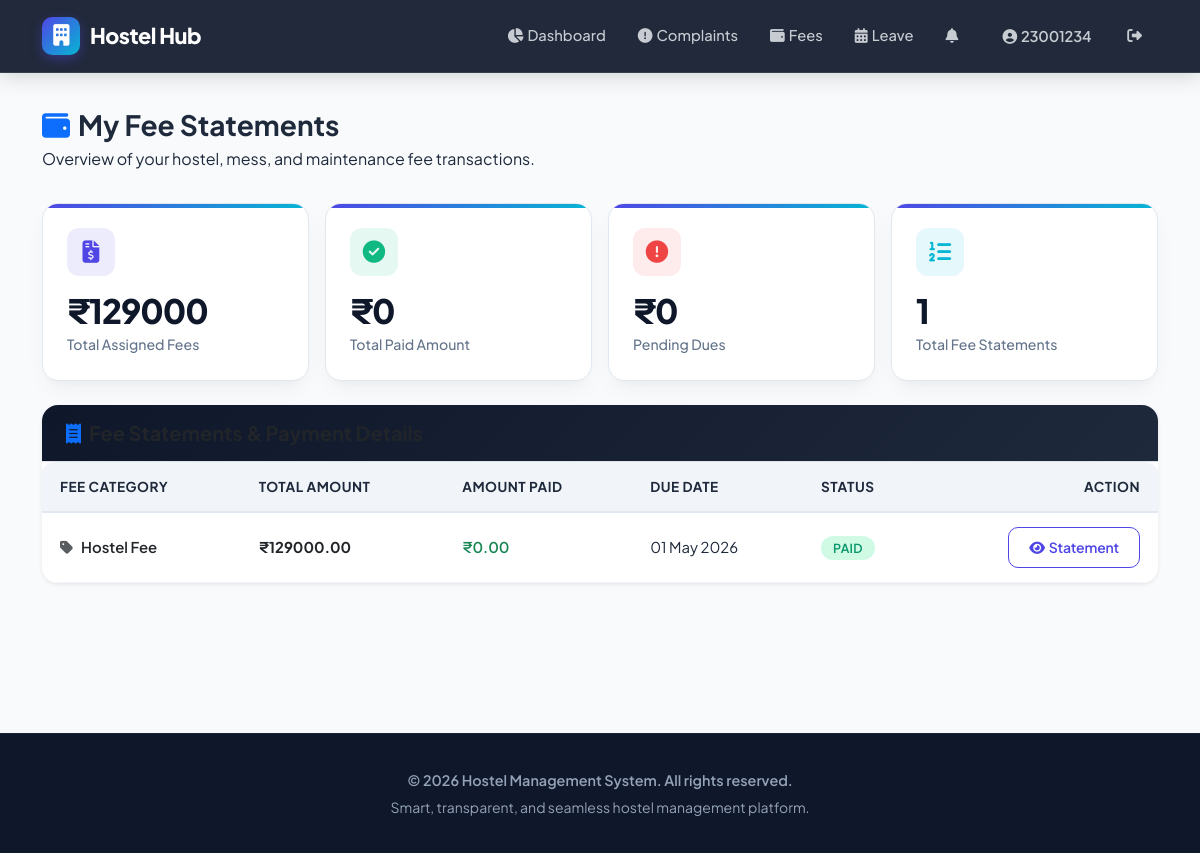
The app's page /fees/ (signed in) with its own data.
### accounts/models.py (models this page shows, shortened)
class CustomUser(AbstractUser):
    ROLE_CHOICES = (
        ('admin', 'Admin'),
        ('warden', 'Warden'),
        ('student', 'Student'),
    )
    role = models.CharField(max_length=10, choices=ROLE_CHOICES)
    phone_regex = RegexValidator(regex=r'^\+?1?\d{9,15}$', message="Phone number must be entered in the format '+999999999'.")
    phone_number = models.CharField(validators=[phone_regex], max_length=17, blank=True, null=True)
    is_active = models.BooleanField(default=True)
    profile_picture = models.ImageField(upload_to='profile_pictures/', blank=True, null=True)
    created_at = models.DateTimeField(auto_now_add=True)
    updated_at = models.DateTimeField(auto_now=True)
    last_login_ip = models.GenericIPAddressField(blank=True, null=True)
    @property
    def unread_notifications_count(self):
        return self.notifications.filter(is_read=False).count()
    class Meta:
        ordering = ['-created_at']
        indexes = [
            models.Index(fields=['role']),
            models.Index(fields=['email']),
            models.Index(fields=['is_active']),
        ]

### operations/models.py (models this page shows, shortened)
class Fee(models.Model):
    STATUS_CHOICES = (
        ('paid', 'Paid'),
        ('pending', 'Pending'),
        ('overdue', 'Overdue'),
        ('partial', 'Partially Paid'),
        ('waived', 'Waived'),
    )
    FEE_TYPE_CHOICES = (
        ('hostel', 'Hostel Fee'),
        ('mess', 'Mess Fee'),
        ('maintenance', 'Maintenance Fee'),
        ('electricity', 'Electricity Fee'),
        ('registration', 'Registration Fee'),
        ('other', 'Other'),
    )
    student = models.ForeignKey(StudentProfile, on_delete=models.CASCADE, related_name='fees')
    fee_type = models.CharField(max_length=20, choices=FEE_TYPE_CHOICES, default='hostel')
    amount = models.DecimalField(max_digits=10, decimal_places=2, validators=[MinValueValidator(0)])
    amount_paid = models.DecimalField(max_digits=10, decimal_places=2, default=0, validators=[MinValueValidator(0)])
    due_date = models.DateField()
    paid_date = models.DateField(null=True, blank=True)
    status = models.CharField(max_length=10, choices=STATUS_CHOICES, default='pending')
    month = models.CharField(max_length=20, blank=True, help_text="Month for monthly fees (e.g., Jan-2024)")
    description = models.TextField(blank=True)
    receipt_number = models.CharField(max_length=50, blank=True, null=True, unique=True)
    payment_method = models.CharField(
        max_length=20,
        choices=(
            ('cash', 'Cash'),
            ('check', 'Check'),
            ('transfer', 'Bank Transfer'),
            ('card', 'Card'),
            ('online', 'Online Payment'),
        ),
        blank=True
    )
    created_at = models.DateTimeField(auto_now_add=True)
    updated_at = models.DateTimeField(auto_now=True)
    class Meta:
        ordering = ['-due_date']
        indexes = [
            models.Index(fields=['status']),
            models.Index(fields=['student']),
            models.Index(fields=['due_date']),
        ]

### accounts/views.py (the view)
# urls.py: path('fees/', login_required(views.student_fees), name='student_fees'),
@login_required
@user_passes_test(is_student)
def student_fees(request):
    student = request.user.student_profile
    fees = Fee.objects.filter(student=student).order_by('-due_date')
    context = {
        'fees': fees,
        'total_amount': fees.aggregate(Sum('amount'))['amount__sum'] or 0,
        'paid_amount': fees.filter(status='paid').aggregate(Sum('amount_paid'))['amount_paid__sum'] or 0,
        'pending_amount': fees.filter(status__in=['pending', 'overdue']).aggregate(Sum('amount'))['amount__sum'] or 0,
    }
    return render(request, 'fees/student_fees.html', context)

### accounts/views.py (called while the page is built)
def is_student(user):
    return user.role == 'student'

### templates/fees/student_fees.html (shortened to what this page needs)
{% extends "base.html" %}
{% block content %}
<div class="mb-4 pb-2">
    <h3 class="fw-bold mb-1"><i class="fas fa-wallet text-primary me-2"></i>My Fee Statements</h3>
    <p class="text-slate-500 mb-0">Overview of your hostel, mess, and maintenance fee transactions.</p>
</div>
<div class="row g-3 mb-4">
    <div class="col-sm-6 col-lg-3">
        <div class="stat-card">
            <div class="stat-icon-wrapper">
                <i class="fas fa-file-invoice-dollar"></i>
            </div>
            <div class="stat-number">₹{{ total_amount }}</div>
            <div class="stat-label">Total Assigned Fees</div>
        </div>
    </div>
    <div class="col-sm-6 col-lg-3">
        <div class="stat-card">
            <div class="stat-icon-wrapper" style="background: rgba(16, 185, 129, 0.1); color: var(--success);">
                <i class="fas fa-check-circle"></i>
            </div>
            <div class="stat-number">₹{{ paid_amount }}</div>
            <div class="stat-label">Total Paid Amount</div>
        </div>
    </div>
    <div class="col-sm-6 col-lg-3">
        <div class="stat-card">
            <div class="stat-icon-wrapper" style="background: rgba(239, 68, 68, 0.1); color: var(--danger);">
                <i class="fas fa-exclamation-circle"></i>
            </div>
            <div class="stat-number">₹{{ pending_amount }}</div>
            <div class="stat-label">Pending Dues</div>
        </div>
    </div>
    <div class="col-sm-6 col-lg-3">
        <div class="stat-card">
            <div class="stat-icon-wrapper" style="background: rgba(6, 182, 212, 0.1); color: var(--secondary);">
                <i class="fas fa-list-ol"></i>
            </div>
            <div class="stat-number">{{ fees.count }}</div>
            <div class="stat-label">Total Fee Statements</div>
        </div>
    </div>
</div>
{% if fees %}
    <div class="card border-0 shadow-sm">
        <div class="card-header bg-white border-bottom py-3">
            <h5 class="fw-bold mb-0 text-dark">
                <i class="fas fa-receipt text-primary me-2"></i>Fee Statements & Payment Details
            </h5>
        </div>
        <div class="card-body p-0">
            <div class="table-responsive">
                <table class="table table-hover align-middle mb-0">
                    <thead>
                        <tr>
                            <th>Fee Category</th>
                            <th>Total Amount</th>
                            <th>Amount Paid</th>
                            <th>Due Date</th>
                            <th>Status</th>
                            <th class="text-end">Action</th>
                        </tr>
                    </thead>
                    <tbody>
                        {% for fee in fees %}
                        <tr>
                            <td class="fw-semibold text-dark">
                                <i class="fas fa-tag text-muted me-2"></i>{{ fee.get_fee_type_display }}
                            </td>
                            <td class="fw-bold text-dark">₹{{ fee.amount }}</td>
                            <td class="text-success fw-semibold">₹{{ fee.amount_paid }}</td>
                            <td class="text-slate-500">{{ fee.due_date|date:"d M Y" }}</td>
                            <td>
                                {% if fee.status == 'paid' %}
                                    <span class="badge badge-approved">Paid</span>
                                {% elif fee.status == 'pending' %}
                                    <span class="badge badge-pending">Pending</span>
                                {% elif fee.status == 'overdue' %}
                                    <span class="badge badge-rejected">Overdue</span>
                                {% elif fee.status == 'partial' %}
                                    <span class="badge badge-info">Partially Paid</span>
                                {% else %}
                                    <span class="badge bg-secondary">{{ fee.get_status_display }}</span>
                                {% endif %}
                            </td>
                            <td class="text-end">
                                <a href="{% url 'fee_detail' fee.id %}" class="btn btn-sm btn-outline-primary">
                                    <i class="fas fa-eye me-1"></i>Statement
                                </a>
                            </td>
                        </tr>
                        {% endfor %}
                    </tbody>
                </table>
            </div>
        </div>
    </div>
{% else %}
    <div class="card border-0 shadow-sm p-5 text-center">
        <i class="fas fa-receipt fa-3x text-slate-500 mb-3"></i>
        <h5 class="fw-bold">No Fee Records Found</h5>
        <p class="text-slate-500 mb-0">You do not have any pending or previous fee records assigned.</p>
    </div>
{% endif %}
{% endblock %}

### templates/base.html (shortened to what this page needs)
<!DOCTYPE html>
<html lang="en">
<head>
    <link href="https://cdn.jsdelivr.net/npm/bootstrap@5.3.0/dist/css/bootstrap.min.css" rel="stylesheet">
    <link href="https://cdnjs.cloudflare.com/ajax/libs/font-awesome/6.4.0/css/all.min.css" rel="stylesheet">
</head>
<body>
    <nav class="navbar navbar-expand-lg navbar-dark navbar-custom">
        <div class="container">
            <a class="navbar-brand" href="/">
                <span class="brand-icon"><i class="fas fa-building text-white"></i></span>
                Hostel Hub
            </a>
            <div class="collapse navbar-collapse" id="navbarNav">
                <ul class="navbar-nav ms-auto align-items-center">
                    {% if user.is_authenticated %}
                        {% if user.role == 'student' %}
                            <li class="nav-item">
                                <a class="nav-link" href="{% url 'student_dashboard' %}">
                                    <i class="fas fa-chart-pie me-1"></i>Dashboard
                                </a>
                            </li>
                            <li class="nav-item">
                                <a class="nav-link" href="{% url 'student_complaints' %}">
                                    <i class="fas fa-exclamation-circle me-1"></i>Complaints
                                </a>
                            </li>
                            <li class="nav-item">
                                <a class="nav-link" href="{% url 'student_fees' %}">
                                    <i class="fas fa-wallet me-1"></i>Fees
                                </a>
                            </li>
                            <li class="nav-item">
                                <a class="nav-link" href="{% url 'student_leave_requests' %}">
                                    <i class="fas fa-calendar-alt me-1"></i>Leave
                                </a>
                            </li>
                        {% endif %}
                        <li class="nav-item">
                            <a class="nav-link position-relative" href="{% url 'notifications' %}">
                                <i class="fas fa-bell me-1"></i>
                            </a>
                        </li>
                        <li class="nav-item ms-lg-2">
                            <a class="nav-link btn btn-outline-light text-white px-3" href="{% url 'profile' %}">
                                <i class="fas fa-user-circle me-1"></i>{{ user.username }}
                            </a>
                        </li>
                        <li class="nav-item ms-lg-1">
                            <a class="nav-link text-danger" href="{% url 'logout' %}" title="Logout">
                                <i class="fas fa-sign-out-alt"></i>
                            </a>
                        </li>
                    {% endif %}
                </ul>
            </div>
        </div>
    </nav>
    <div class="main-container">
        <div class="container">
            {% block content %}{% endblock %}
        </div>
    </div>
    <footer>
        <div class="container">
            <p class="fw-semibold">&copy; 2026 Hostel Management System. All rights reserved.</p>
            <p class="text-slate-500 small mt-1">Smart, transparent, and seamless hostel management platform.</p>
        </div>
    </footer>
</body>
</html>

### templates/base.html (style rules this page uses)
:root { --primary: #4f46e5; --primary-dark: #3730a3; --primary-light: #818cf8; --secondary: #06b6d4; --success: #10b981; --warning: #f59e0b; --danger: #ef4444; --dark: #0f172a; --slate-800: #1e293b; --slate-600: #475569; --slate-500: #64748b; --slate-100: #f1f5f9; --light-bg: #f8fafc; --card-shadow: 0 10px 25px -5px rgba(0, 0, 0, 0.05), 0 8px 10px -6px rgba(0, 0, 0, 0.03); --hover-shadow: 0 20px 30px -10px rgba(79, 70, 229, 0.15); --gradient-primary: linear-gradient(135deg, #4f46e5 0%, #06b6d4 100%); --gradient-dark: linear-gradient(135deg, #0f172a 0%, #1e293b 100%); --gradient-card: linear-gradient(135deg, #ffffff 0%, #f8fafc 100%); }
* { margin: 0; padding: 0; box-sizing: border-box; }
body { font-family: 'Plus Jakarta Sans', -apple-system, BlinkMacSystemFont, sans-serif; background-color: var(--light-bg); color: var(--slate-800); line-height: 1.6; }
.navbar-custom { background: rgba(15, 23, 42, 0.92); backdrop-filter: blur(12px); -webkit-backdrop-filter: blur(12px); border-bottom: 1px solid rgba(255, 255, 255, 0.1); position: sticky; top: 0; z-index: 1050; padding: 12px 0; box-shadow: 0 4px 20px rgba(0, 0, 0, 0.15); }
.navbar-brand { font-weight: 800; font-size: 1.35rem; color: #ffffff !important; letter-spacing: -0.5px; display: flex; align-items: center; }
.brand-icon { background: var(--gradient-primary); width: 38px; height: 38px; border-radius: 10px; display: inline-flex; align-items: center; justify-content: center; margin-right: 10px; box-shadow: 0 4px 12px rgba(79, 70, 229, 0.4); }
.nav-link { color: rgba(241, 245, 249, 0.8) !important; font-weight: 500; font-size: 0.92rem; padding: 8px 14px !important; border-radius: 8px; transition: all 0.25s ease; margin: 0 2px; }
.main-container { min-height: calc(100vh - 140px); padding: 35px 0 50px 0; }
.card { border: 1px solid rgba(226, 232, 240, 0.8); border-radius: 16px; background: #ffffff; box-shadow: var(--card-shadow); transition: transform 0.3s cubic-bezier(0.4, 0, 0.2, 1), box-shadow 0.3s cubic-bezier(0.4, 0, 0.2, 1); overflow: hidden; }
.card-header { background: var(--gradient-dark); color: #ffffff; border-bottom: none; padding: 18px 24px; font-weight: 700; }
.card-body { padding: 24px; }
.btn { font-weight: 600; border-radius: 10px; padding: 9px 20px; transition: all 0.25s cubic-bezier(0.4, 0, 0.2, 1); letter-spacing: -0.2px; }
.btn-outline-primary { color: var(--primary); border-color: var(--primary); }
.stat-card { background: #ffffff; border-radius: 16px; padding: 24px; border: 1px solid #e2e8f0; box-shadow: var(--card-shadow); transition: all 0.3s ease; position: relative; overflow: hidden; }
.stat-card::before { content: ''; position: absolute; top: 0; left: 0; right: 0; height: 4px; background: var(--gradient-primary); }
.stat-icon-wrapper { width: 48px; height: 48px; border-radius: 12px; background: rgba(79, 70, 229, 0.1); color: var(--primary); display: flex; align-items: center; justify-content: center; font-size: 1.4rem; margin-bottom: 16px; }
.stat-number { font-size: 2.1rem; font-weight: 800; color: var(--dark); letter-spacing: -1px; line-height: 1.1; }
.stat-label { color: var(--slate-500); font-weight: 500; font-size: 0.88rem; margin-top: 4px; }
.badge { padding: 6px 12px; border-radius: 20px; font-weight: 600; font-size: 0.78rem; letter-spacing: 0.3px; text-transform: uppercase; }
.badge-resolved, .badge-approved, .badge-success, .bg-success { background-color: #d1fae5 !important; color: #059669 !important; }
.table-responsive { border-radius: 12px; overflow: hidden; }
.table { margin-bottom: 0; vertical-align: middle; }
.table thead th { background-color: #f1f5f9; color: var(--slate-800); font-weight: 700; font-size: 0.85rem; text-transform: uppercase; letter-spacing: 0.5px; padding: 14px 18px; border-bottom: 2px solid #e2e8f0; }
.table tbody td { padding: 14px 18px; border-bottom: 1px solid #f1f5f9; font-size: 0.93rem; color: var(--slate-800); }
footer { background: var(--dark); color: #94a3b8; padding: 35px 0; text-align: center; border-top: 1px solid rgba(255,255,255,0.05); }
footer p { margin-bottom: 0; font-size: 0.9rem; }

### records on screen
CustomUser: username "23001234"
Fee: fee_type "Hostel Fee", amount "129000.00", amount_paid "0.00", due_date "01 May 2026", status "PAID"

### other values on screen
{{ total_amount }} "129000"
{{ paid_amount }} "0"
{{ pending_amount }} "0"
{{ fees.count }} "1"
